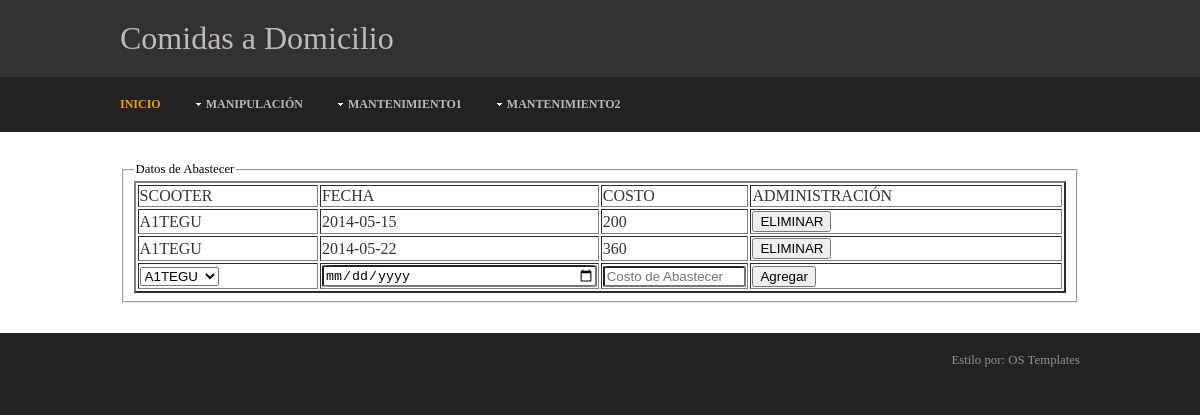
The page /comidas/abastecer/abastecer.php on the database its author committed.
### tables this page shows
CREATE TABLE IF NOT EXISTS `abastecer` (
  `scooter` varchar(6) NOT NULL,
  `fecha_abastecer` date NOT NULL,
  `costo_abastecer` decimal(3,0) NOT NULL,
  PRIMARY KEY (`scooter`,`fecha_abastecer`)
);

### comidas/abastecer/cls_abastecer.php (the view, shortened to what this page needs)
<?php
require_once '../conexionComidas.php';
    function consultaFamilias($fam,$fch){
        global $server,$bd,$user,$password;
        $db = new PDO("mysql:host=".$server.";dbname=".$bd.";charset=utf8",$user, $password);
        $consulta=$db->prepare("CALL sp_get_abastecer(:sco,:fch);");
        $consulta->bindParam(":sco",$fam, PDO::PARAM_STR, 6);
        $consulta->bindParam(":fch",$fch);
        $consulta->execute();
        $filas=$consulta->fetchAll(PDO::FETCH_ASSOC);
        tabla($filas);
    }
    function tabla($filas){
        ?><table border=2 width=100% id="datos1"><?php
        if(!isset($filas[0])){
           echo "<p>Aqui no hay datos por ahora</p>";
        }else{
            echo "<tr>";
            foreach($filas[0] as $indice => $valor){
                echo "<td>". $indice ."</td>";
            }
        ?><td colspan="1">ADMINISTRACI&Oacute;N</td></tr><?php
        }
        foreach ($filas as $fila){
            echo "<tr>";
            foreach ($fila as $columna) {
                echo "<td>".utf8_encode($columna)."</td>";
            }
            echo <<<HTML
                <td><input type='button' onclick='consulta(
                    "cls_abastecer.php?accion=eliminar&sco={$fila["SCOOTER"]}&fch={$fila["FECHA"]}");' value='ELIMINAR'>
                </td>
HTML;
            echo "</tr>";
        }
        ?>
            <tr>
                <?PHP
						   global $server,$bd,$user,$password;
        $db = new PDO("mysql:host=".$server.";dbname=".$bd.";charset=utf8",$user, $password);
		echo "<td><select name='sco' data-native-menu='false' id='sco'>";
	    $consulta = $db->prepare("SELECT DISTINCT scooter FROM scooter");
	    $consulta->execute();
        $rows = $consulta->fetchAll();
            if($rows){
                foreach( $rows as $row ){
	            $scu = $row['scooter'];
                echo "<option value='".$scu."'>".$scu."</option>";
				}
			}
			echo "</select></td>";
                ?><td><input type="date" name="fch" id="fch" class="textEntry"
                           placeholder="Fecha de Abastecer" maxlength="4"></td>
                <td><input type="number" name="cst" id="cst" class="textEntry"
                           placeholder="Costo de Abastecer" maxlength="3" min="0" max="999" step="10"></td>
                <td colspan="2"><input type="button" value="Agregar" onclick="insertaFamilia();"></td>
            </tr>
    </table>
        <?php
    }
?>

### comidas/styles/layout.css (style rules this page uses)
html { overflow-y:scroll; }
body { margin:0; padding:0; font-size:100%; font-family:Georgia, "Times New Roman", Times, serif; color:#919191; background-color:#232323; }
.textEntry { width: 100%; border-radius: 5%; }
table { color: #333333; width: 100%; }

### rows shown on the page
abastecer: scooter "A1TEGU", fecha_abastecer "2014-05-15", costo_abastecer "200"
abastecer: scooter "A1TEGU", fecha_abastecer "2014-05-22", costo_abastecer "360"

### other values the page prints
$indice "SCOOTER"
$indice "FECHA"
$indice "COSTO"
form field sco "A1TEGU"
